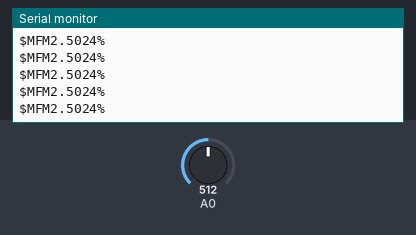
A sketch run on a simulated Arduino Uno, built with avr-gcc and run on an emulated ATmega328P. On the bench: the last lines printed to the serial monitor. The test bench sets the inputs (shaded band); at power-on: A0 = 512.

Above: at 1.2 s.
1.3 s: A0 set to 716
At 1.31 s:
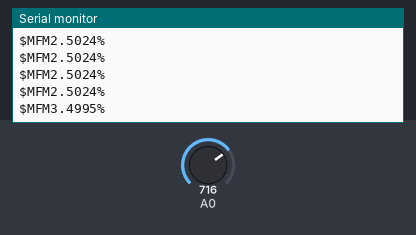
2.8 s: A0 set to 900
At 2.81 s:
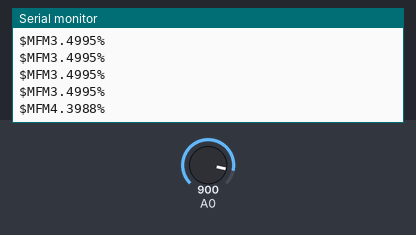
Timing chart, 0 to 5.8 s (numbered marks = the images above; inputs shaded):
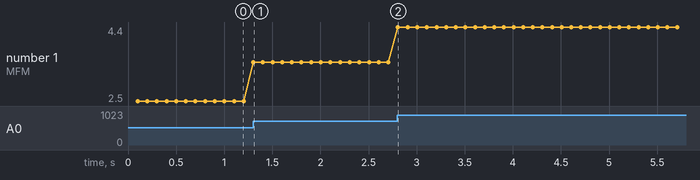

The sketch:

FMA1700-reader.ino
```cpp
// This script reads the FMA1700 mass flow meter's 0-5VDC output and put it to the serial port
// for manual and automatic monitoring

#define SOF '$'
#define SEN_NAME "MFM"
#define EOF '%'

double f = 10.0; //Sample frequency
unsigned long dt = (1 / f) * 1E6;
unsigned long cur, prev;

void setup() {
  // put your setup code here, to run once:
  Serial.begin(9600);
  //Initialize timing variables
  cur = micros();
  prev = cur;
}

void loop() {
  // put your main code here, to run repeatedly:
  cur = micros();
  if (cur - prev >= dt)
  {
    int x = analogRead(0);
    double v = 5.0 * x / 1023.0;

    /*Serial comms protocol naming is
     * SOF: $
     * Sensor name: MFM
     * X.XXXX voltage reading
     * EOF: %
     */
    Serial.print(SOF);
    Serial.print(SEN_NAME);
    Serial.print(v, 4);
    Serial.println(EOF);
    prev = cur;
  }
}
```

Measured:
- after the input at 1.3 s, the serial monitor: prints a new line at once (image 1)
- after the input at 2.8 s, the serial monitor: prints a new line at once (image 2)
- plotted number 1: 2.5 → 3.5 after the input at 1.3 s, 3.5 → 4.4 after the input at 2.8 s
